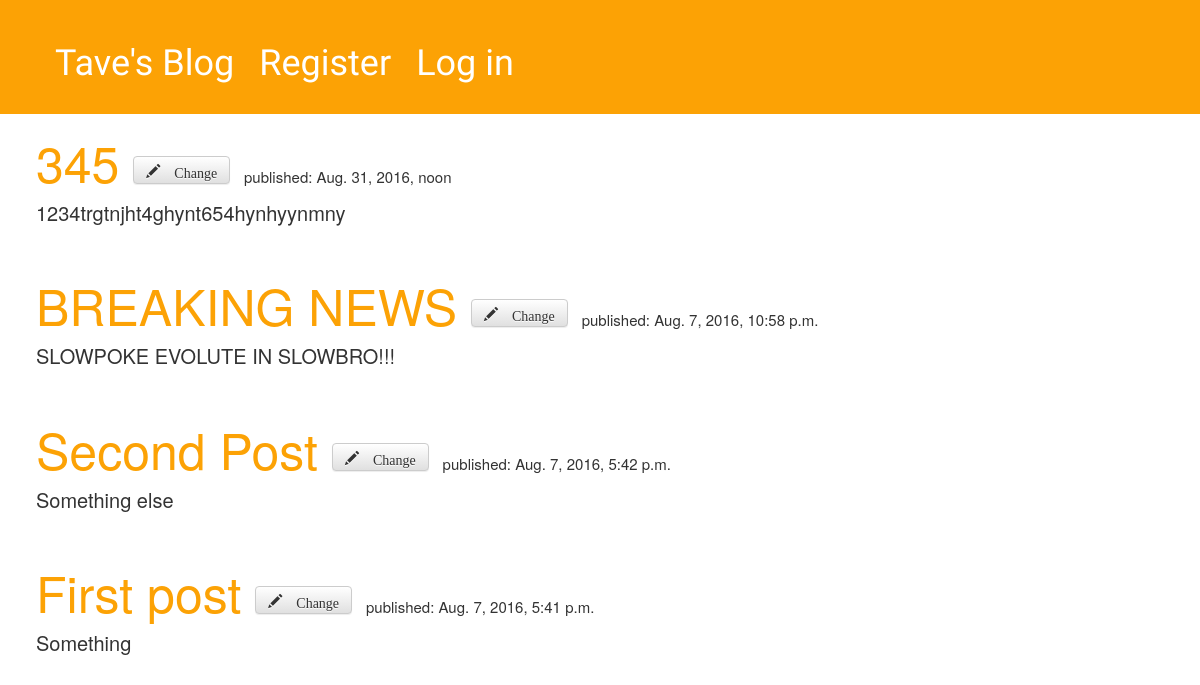
The page /blog/ on the database as committed earlier.
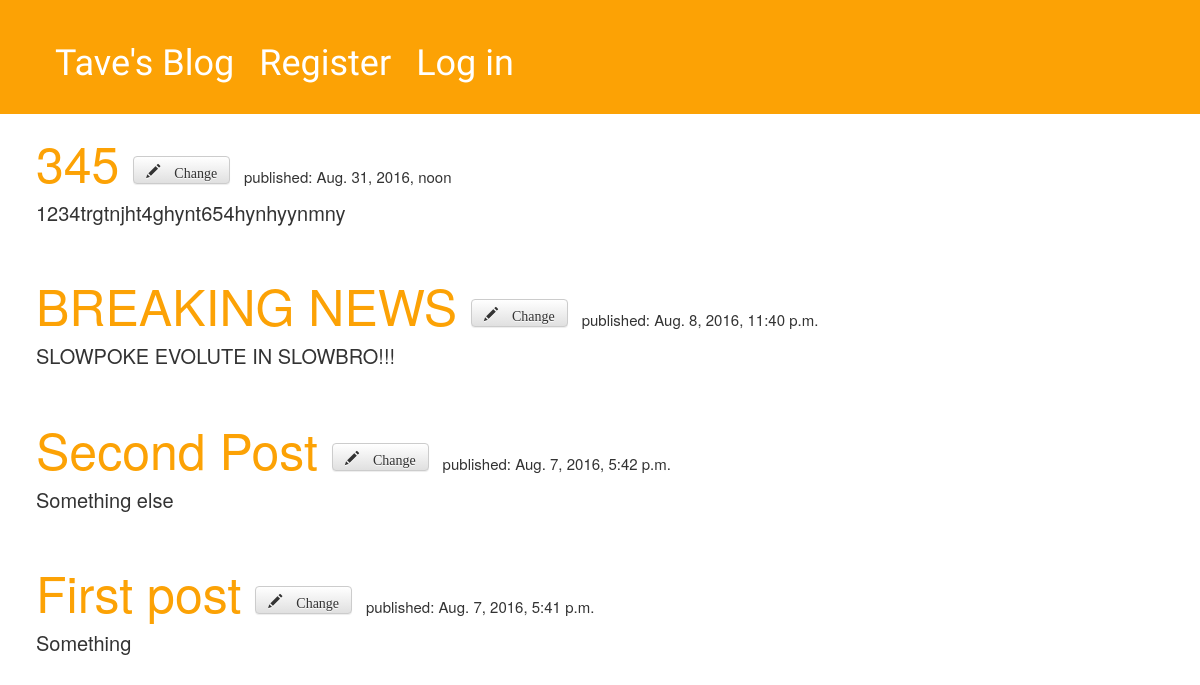
The same page on the database as committed later.
### blog/models.py (models this page shows, shortened)
class Post(models.Model):
    author = models.ForeignKey('auth.User')
    title = models.CharField(max_length=200)
    text = models.TextField()
    created_date = models.DateTimeField(default=timezone.now)
    published_date = models.DateTimeField(blank=True, null=True)

### blog/views.py (the view)
def blog_page(request):
    posts = Post.objects.filter(published_date__lte=timezone.now()).order_by('-published_date')
    return render(request, 'blog/blog_page.html', {"posts": posts})

### blog/templates/blog/blog_page.html
{% extends 'blog/base.html' %}
{% block content %}
    {% for post in posts %}
        <h1 class="post_title">
            <a href="{% url 'post_detail' pk=post.pk %}">{{ post.title }}</a>
            <a class="btn btn-default" href="{% url 'post_edit' pk=post.pk %}">
                <span class="glyphicon glyphicon-pencil">
                    Change
                </span>
            </a>
            <span class="published">published: {{ post.published_date }}</span>
        </h1>
        <p class="text">{{ post.text }} </p>
        <br>
    {% endfor %}
{% endblock content %}

Rows that differ between the two databases and show on the page:
changed Post "BREAKING NEWS": published_date "Aug. 7, 2016, 10:58 p.m." → "Aug. 8, 2016, 11:40 p.m."
